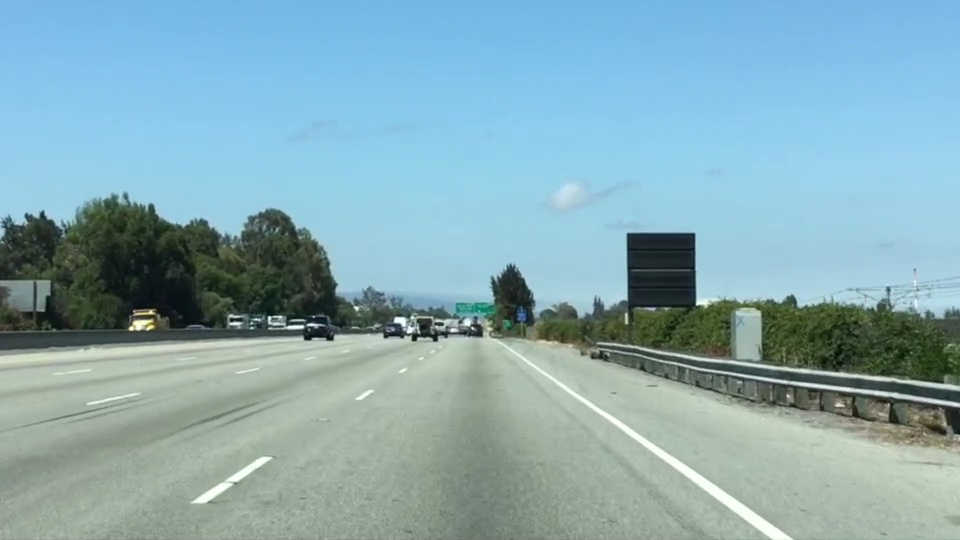
#> input picture raida/test.jpg, 960 x 540 px
$ python test2.py
#> lines starting #> are read from the running program, lines starting #| are printed output that depends on the picture
import matplotlib.pyplot as plt
import matplotlib.image as mpimg
import numpy as np

# Read in the image and print some stats
image = mpimg.imread('test.jpg')
#> image is the input picture: shape (540, 960, 3); mean R, G, B 135.5, 171.1, 179.2
"""
print('This image is: ', type(image), 'with dimensions:', image.shape)
"""

# Pull out the x and y sizes and make a copy of the image
ysize = image.shape[0]
#> ysize = 540
xsize = image.shape[1]
#> xsize = 960
region_select = np.copy(image)

# Define a triangle region of interest
# Keep in mind the origin (x=0, y=0) is in the upper left in image processing
# Note: if you run this code, you'll find these are not sensible values!!
# But you'll get a chance to play with them soon in a quiz

## [1032,801]

apex = [450, 200]
left_bottom = [0, 539]
right_bottom = [900, 539]


# Fit lines (y=Ax+B) to identify the  3 sided region of interest
# np.polyfit() returns the coefficients [A, B] of the fit
fit_left = np.polyfit((left_bottom[0], apex[0]), (left_bottom[1], apex[1]), 1)
fit_right = np.polyfit((right_bottom[0], apex[0]), (right_bottom[1], apex[1]), 1)
fit_bottom = np.polyfit((left_bottom[0], right_bottom[0]), (left_bottom[1], right_bottom[1]), 1)

# Find the region inside the lines
XX, YY = np.meshgrid(np.arange(0, xsize), np.arange(0, ysize))
region_thresholds = (YY > (XX*fit_left[0] + fit_left[1])) & \
                    (YY > (XX*fit_right[0] + fit_right[1])) & \
                    (YY < (XX*fit_bottom[0] + fit_bottom[1]))

# Color pixels red which are inside the region of interest
region_select[region_thresholds] = [255, 0, 0]
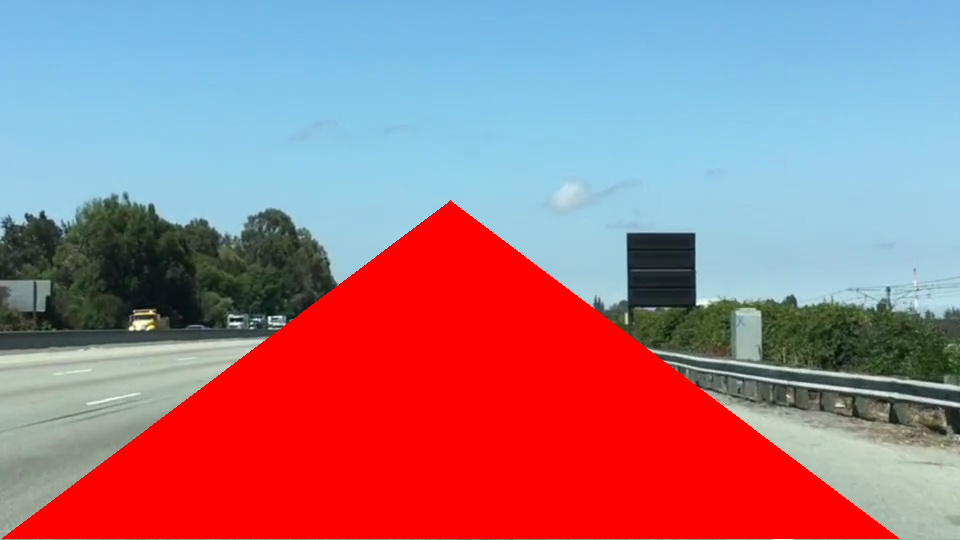
#> region_select: shape (540, 960, 3); mean R, G, B 165.5, 121.1, 132.7

# Display the image
plt.imshow(region_select)
plt.show()
mpimg.imsave("test2-after.png", region_select)
